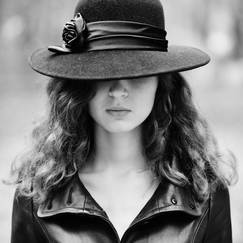
%> input picture course4/digital_signal_processing/lab4/face4.pgm, 243 x 243 px
$ octave task4.m   (GNU Octave 9; MATLAB toolbox functions it lacks are replaced by stand-ins)
%> lines starting %> are read from the running program, lines starting %| are printed output that depends on the picture; in (x1, y1, x2, y2) boxes, pixels count from 0 and x2, y2 are one past the last pixel; in counts of white or black regions, pixels touching at a corner belong together; the program's own positions count from 1
%> further down, I is the input picture: size 243x243 uint8; min 0, max 255, mean 122.6
### course4/digital_signal_processing/lab4/Roberts.m
function filtered = Roberts(img, t)
%> called with t = 0.2
    FX = [0 0 0; 0 -1 0; 0 0 1];
	FY = [0 0 0; 0 0 -1; 0 1 0];

	filtered = sqrt(conv2(img, FX, 'same').^2 + conv2(img, FY, 'same').^2 );
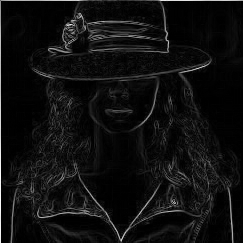
%> filtered: size 243x243 double; min 0, max 324.6, mean 20; drawn with min black and max white
	filtered = filtered ./ max(max(filtered));
	filtered(filtered < t) = 0;
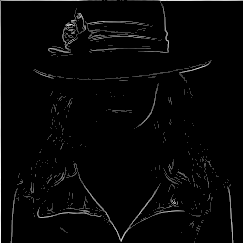
%> filtered: size 243x243 double; min 0, max 1, mean 0.0237
	filtered = filtered .* 255;
end

### course4/digital_signal_processing/lab4/Sobel.m
function filtered = Sobel(img, t)
%> called with t = 0.2
    FX = [-1 -2 -1; 0 0 0; 1 2 1];
	FY = [-1 0 1; -2 0 2; -1 0 1];

	filtered = sqrt(conv2(img, FX, 'same').^2 + conv2(img, FY, 'same').^2 );
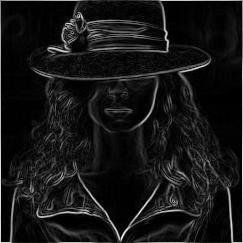
%> filtered: size 243x243 double; min 0, max 1027.1, mean 91.3; drawn with min black and max white
	filtered = filtered ./ max(max(filtered));
	filtered(filtered < t) = 0;
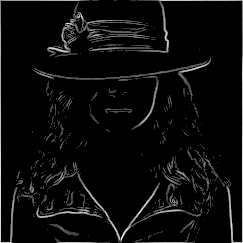
%> filtered: size 243x243 double; min 0, max 1, mean 0.0448
	filtered = filtered .* 255;
end

### course4/digital_signal_processing/lab4/Prewitt.m
function filtered = Prewitt(img, t)
%> called with t = 0.2
    FX = [-1 -1 -1; 0 0 0; 1 1 1];
	FY = [-1 0 1; -1 0 1; -1 0 1];

	filtered = sqrt(conv2(img, FX, 'same').^2 + conv2(img, FY, 'same').^2 );
	filtered = filtered ./ max(max(filtered));
	filtered(filtered < t) = 0;
	filtered = filtered .* 255;
end

### course4/digital_signal_processing/lab4/task4.m
I = imread('face4.pgm');
IR = Roberts(I, 0.2);
IS = Sobel(I, 0.2);
IP = Prewitt(I, 0.2);

subplot(1,4,1), imshow(I), title('Original');
subplot(1,4,2), imshow(IR), title('Roberts');
%> after `imshow(IR)`:
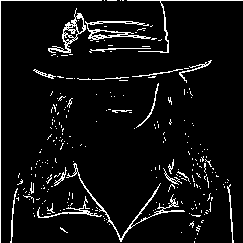
%> displayed picture: size 243x243, on the screen's scale of 0 to 255; 6.2% white in thin lines or dots
subplot(1,4,3), imshow(IS), title('Sobel');
%> after `imshow(IS)`:
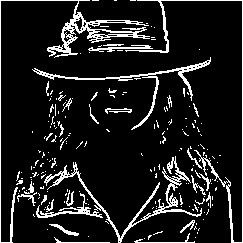
%> displayed picture: size 243x243, on the screen's scale of 0 to 255; 11.4% white in thin lines or dots
subplot(1,4,4), imshow(IP), title('Prewitt');
%> after `imshow(IP)`:
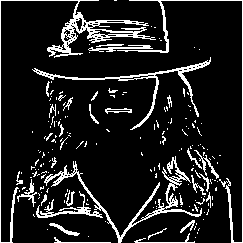
%> displayed picture: size 243x243, on the screen's scale of 0 to 255; 12.1% white in thin lines or dots

$ run again, with course4/digital_signal_processing/lab4/face1.pgm copied over course4/digital_signal_processing/lab4/face4.pgm
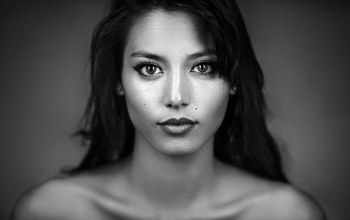
%> input picture course4/digital_signal_processing/lab4/face1.pgm, 350 x 220 px
%> I is the input picture: size 220x350 uint8; min 0, max 255, mean 77.9
%> `imshow(IR)`:
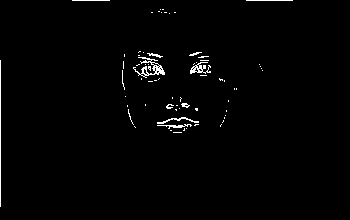
%> displayed picture: size 220x350, on the screen's scale of 0 to 255; 1.3% white in thin lines or dots, all inside (x1, y1, x2, y2) = (0, 0, 293, 207)
%> `imshow(IP)`:
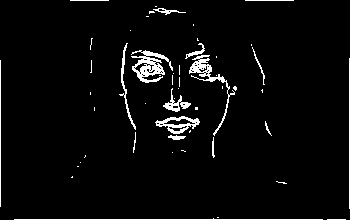
%> displayed picture: size 220x350, on the screen's scale of 0 to 255; 4% white in thin lines or dots

$ run again, with course4/digital_signal_processing/lab4/face2.pgm copied over course4/digital_signal_processing/lab4/face4.pgm
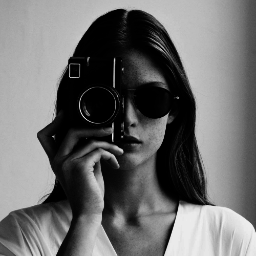
%> input picture course4/digital_signal_processing/lab4/face2.pgm, 256 x 256 px
%> I is the input picture: size 256x256 uint8; min 0, max 238, mean 108.7
%> `imshow(IR)`:
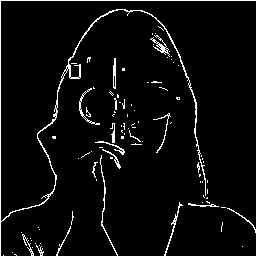
%> displayed picture: size 256x256, on the screen's scale of 0 to 255; 4.3% white in thin lines or dots
%> `imshow(IP)`:
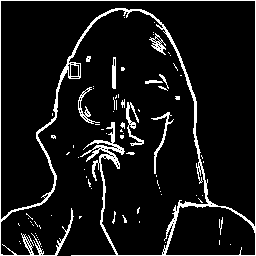
%> displayed picture: size 256x256, on the screen's scale of 0 to 255; 8.5% white in thin lines or dots

$ run again, with course4/digital_signal_processing/lab4/face3.pgm copied over course4/digital_signal_processing/lab4/face4.pgm
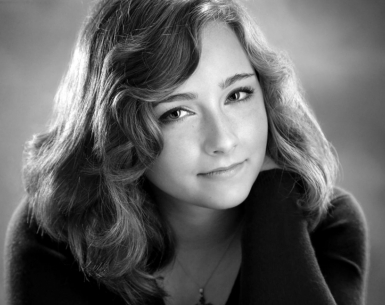
%> input picture course4/digital_signal_processing/lab4/face3.pgm, 385 x 305 px
%> I is the input picture: size 305x385 uint8; min 0, max 255, mean 97.9
%> `imshow(IP)`:
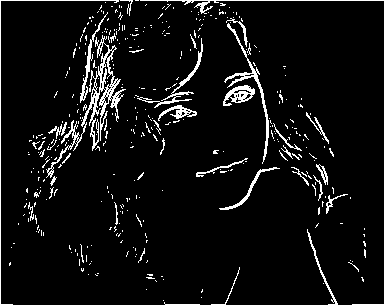
%> displayed picture: size 305x385, on the screen's scale of 0 to 255; 6.3% white in thin lines or dots
